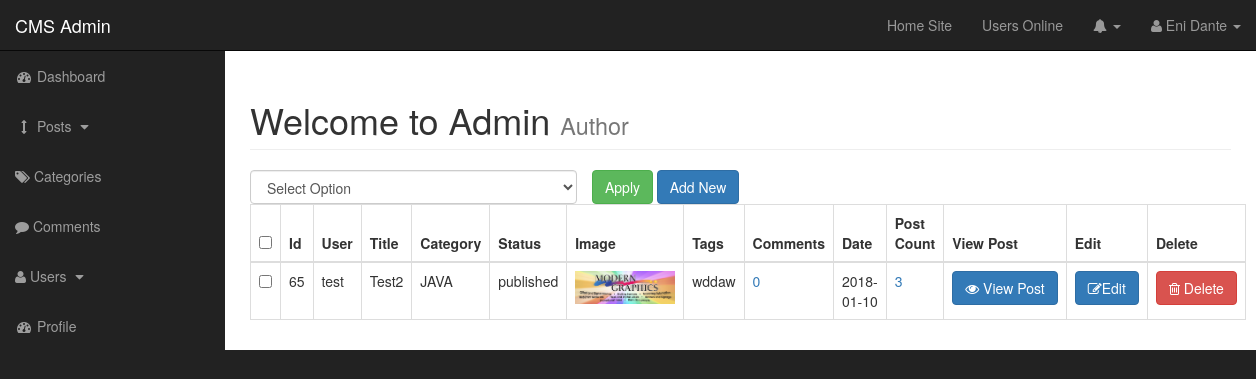
Page /admin/posts.php (signed in) on the committed database.
### tables this page shows
CREATE TABLE `posts` (
  `post_id` int(3) NOT NULL,
  `post_category_id` int(3) NOT NULL,
  `post_title` varchar(255) NOT NULL,
  `post_author` varchar(255) DEFAULT NULL,
  `post_user` varchar(255) NOT NULL,
  `post_date` date NOT NULL,
  `post_image` text NOT NULL,
  `post_content` text NOT NULL,
  `post_tags` varchar(255) NOT NULL,
  `post_comment_count` int(11) DEFAULT '0',
  `post_status` varchar(255) NOT NULL DEFAULT 'draft',
  `post_views_count` int(11) NOT NULL DEFAULT '0'
);

CREATE TABLE `categories` (
  `cat_id` int(3) NOT NULL,
  `cat_title` varchar(255) NOT NULL
);

### admin/functions.php (the view, shortened to what this page needs)
<?php
    function viewAllPosts(){
            global $connection;
            $query = "SELECT * FROM posts ORDER BY post_id DESC ";
            $select_posts = mysqli_query($connection,$query);
            while($row = mysqli_fetch_assoc($select_posts)){
                $post_id = $row['post_id'];
                $post_author = $row['post_author'];
                $post_user = $row['post_user'];
                $post_title = $row['post_title'];
                $post_category_id = $row['post_category_id'];
                $post_status = $row['post_status'];
                $post_image = $row['post_image'];
                $post_tags = $row['post_tags'];
                $post_date = $row['post_date'];
                $post_views_count = $row['post_views_count'];
                  echo "<tr>";
                  echo "<td><input class='checkBoxes' type='checkbox' name='checkBoxArray[]' value='$post_id'></td>";
                  echo "<td>$post_id</td>";
                  if( !empty($post_author)){
                    echo "<td>$post_author</td>";
                  }elseif(!empty($post_user)){
                      echo "<td>$post_user</td>";
                  }
                  echo "<td>$post_title</td>";
                  $query = "SELECT * FROM categories WHERE cat_id = {$post_category_id} ";
                    $select_categories_id = mysqli_query($connection,$query);
                      while($row = mysqli_fetch_assoc($select_categories_id)){
                        $cat_title = $row['cat_title'];
                  echo "<td>{$cat_title}</td>";
                      }
                  echo "<td>$post_status</td>";
                  echo "<td><img width='100' src='../images/$post_image' alt='image'></td>";
                  echo "<td>$post_tags</td>";
                  $query = "SELECT * FROM comments WHERE comment_post_id = $post_id";
                  $send_query_count = mysqli_query($connection, $query);
                  $post_comment_count = mysqli_num_rows($send_query_count);
                  echo "<td><a href='post_comments.php?id=$post_id'>$post_comment_count</a></td>";
                  echo "<td>$post_date</td>";
                  echo "<td><a href='posts.php?reset={$post_id}'>$post_views_count</a></td>";
                  echo "<td class='BTN_view'><a class='btn btn-primary' href='../post.php?p_id={$post_id}'>
                            <i class='fa fa-eye' aria-hidden='true'></i> View Post</a></td>";
                  echo "<td class='BTN_edit'><a class='btn btn-primary' href='posts.php?source=edit_post&p_id={$post_id}'>
                            <i class='fa fa-pencil-square-o' aria-hidden='true'></i>Edit</a></td>";
                  echo "<td class = 'BTN_delete'><a rel='$post_id'class = 'btn btn-danger delete_link' href='javascript:void(0)'>
                            <i class='fa fa-trash-o' aria-hidden='true'></i> Delete</a></td>";
                  echo "</tr>";
            }
    }
?>

### admin/includes/admin_header.php (shortened to what this page needs)
<?php include "../includes/db.php" ?>
<?php include "functions.php" ?>
<!DOCTYPE html>
<html lang="en">
<head>
    <link href="css/bootstrap.min.css" rel="stylesheet">
    <link href="css/sb-admin.css" rel="stylesheet">
    <link href="css/main.css" rel="stylesheet">
    <link href="font-awesome/css/font-awesome.min.css" rel="stylesheet" type="text/css">
    <link href="css/loader.css" rel="stylesheet" type="text/css">
</head>
<body>

### admin/posts.php (shortened to what this page needs)
<?php include "includes/admin_header.php" ?>
<div id="wrapper">
    <?php include "includes/admin_navigation.php" ?>
        <div id="page-wrapper">
                <div class="container-fluid">
                        <div class="row">
                                <div class="col-lg-12">
                                    <h1 class="page-header">
                                        Welcome to Admin
                                        <small>Author</small>
                                    </h1>
                                    <?php
                                      if(isset($_GET['source'])){
                                        $source = $_GET['source'];
                                      }else{
                                        $source = '';
                                      }
                                      switch($source){
                                          default:
                                          include "includes/view_all_posts.php";
                                          break;
                                      }
                                    ?>
                                </div>
                        </div>
                </div>
        </div>
<?php include "includes/admin_footer.php" ?>

### admin/includes/admin_navigation.php (shortened to what this page needs)
<nav class="navbar navbar-inverse navbar-fixed-top" role="navigation">
    <div class="navbar-header">
        <a class="navbar-brand" href="index.php">CMS Admin</a>
    </div>
    <ul class="nav navbar-right top-nav">
              <li><a href="../index.php">Home Site</a></li>
               <li><a href="">Users Online <span class="useronline"></span></a></li>
        <li class="dropdown">
            <a href="#" class="dropdown-toggle" data-toggle="dropdown"><i class="fa fa-bell"></i> <b class="caret"></b></a>
        </li>
        <li class="dropdown">
            <a href="#" class="dropdown-toggle" data-toggle="dropdown"><i class="fa fa-user"></i>
                <?php
                    if(isset($_SESSION['user_name'])){
                        echo $_SESSION['user_firstname'] . " " . $_SESSION['user_lastname'];
                    }
                ?>
            <b class="caret"></b></a>
        </li>
    </ul>
    <div class="collapse navbar-collapse navbar-ex1-collapse">
        <ul class="nav navbar-nav side-nav">
            <li>
                <a href="index.php"><i class="fa fa-fw fa-dashboard"></i> Dashboard</a>
            </li>
            <li>
                <a href="javascript:;" data-toggle="collapse" data-target="#posts_dropdown"><i class="fa fa-fw fa-arrows-v"></i> Posts <i class="fa fa-fw fa-caret-down"></i></a>
            </li>
            <li>
                <a href="./categories.php"><i class="fa fa-tags" aria-hidden="true"></i> Categories</a>
            </li>
            <li class="">
                <a href="comments.php"><i class="fa fa-comment" aria-hidden="true"></i></i> Comments</a>
            </li>
            <li>
                <a href="javascript:;" data-toggle="collapse" data-target="#users_dropdown"><i class="fa fa-user" aria-hidden="true"></i> Users <i class="fa fa-fw fa-caret-down"></i></a>
            </li>
            <li>
                <a href="profile.php"><i class="fa fa-fw fa-dashboard"></i> Profile</a>
            </li>
        </ul>
    </div>
</nav>

### admin/includes/view_all_posts.php (shortened to what this page needs)
<form action="" method='post'>
    <div class="post_table">
    <table class="table table-bordered table-hover">
        <div id="bulkOptionContainer" class="col-xs-4">
            <select class="form-control" name="bulk_options" id="">
                <option value="">Select Option</option>
            </select>
        </div>
        <div class="col-xs-4">
            <input type="submit" name="submit" class="btn btn-success" value="Apply">
            <a class="btn btn-primary" href="posts.php?source=add_post">Add New</a>
        </div>
      <thead>
        <tr>
            <th><input id="selectAllBoxes" type="checkbox"></th>
            <th>Id</th>
            <th>User</td>
            <th>Title</th>
            <th>Category</th>
            <th>Status</th>
            <th>Image</th>
            <th>Tags</th>
            <th>Comments</th>
            <th>Date</th>
            <th>Post Count</th>
            <th>View Post</th>
            <th>Edit</th>
            <th>Delete</th>
        </tr>
      </thead>
        <tbody>
          <?php viewAllPosts(); ?>
      </tbody>
    </table>
    </div>
</form>

### admin/includes/admin_footer.php (shortened to what this page needs)
</div>
</body>
</html>

### admin/css/sb-admin.css (style rules this page uses)
body { margin-top: 100px; background-color: #222; }
@media (min-width:768px) { body { margin-top: 50px; } }
#wrapper { padding-left: 0; }
#page-wrapper { width: 100%; padding: 0; background-color: #fff; }
@media (min-width:768px) { #wrapper { padding-left: 225px; } }
@media (min-width:768px) { #page-wrapper { padding: 10px; } }
.top-nav { padding: 0 15px; }
.top-nav>li { display: inline-block; float: left; }
.top-nav>li>a { padding-top: 15px; padding-bottom: 15px; line-height: 20px; color: #999; }
@media (min-width:768px) { .side-nav { position: fixed; top: 51px; left: 225px; width: 225px; margin-left: -225px; border: none; border-radius: 0; overflow-y: auto; background-color: #222; } }
@media (min-width:768px) { .side-nav>li>a { width: 225px; } }

### admin/css/main.css (style rules this page uses)
.BTN_delete, .BTN_edit, .BTN_view { text-align: center; }
thead { font-weight: bold; }
#bulkOptionContainer { padding:0px; }

### rows in the picture
posts: post_id "65", post_user "test", post_title "Test2", post_status "published", post_image (placeholder picture), post_tags "wddaw", post_comment_count "0", post_date "2018-01-10", post_views_count "3"
categories: cat_title "JAVA"

### other values in the picture
$_SESSION['user_firstname'] "Eni"
$_SESSION['user_lastname'] "Dante"
